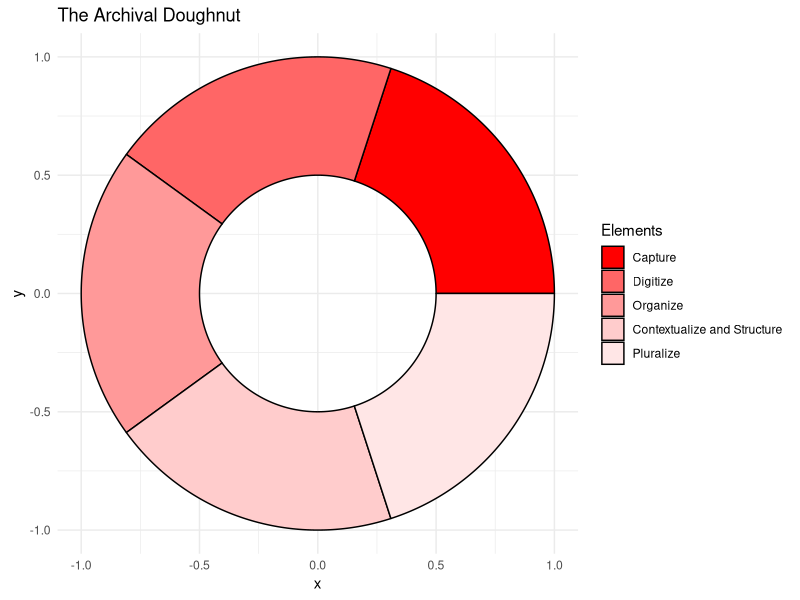

Write R code to recreate this figure.
## ---- chunk 1

# Plot the Doughnut
library(ggplot2)

# Function to generate circle points for the rings of the doughnut
circle_segment <- function(center = c(0, 0), radius = 1, start_angle = 0, end_angle = 2 * pi, npoints = 100) {
  angles <- seq(start_angle, end_angle, length.out = npoints)
  data.frame(
    x = center[1] + radius * cos(angles),
    y = center[2] + radius * sin(angles)
  )
}

# Number of segments in the doughnut
n_segments <- 5

# Generate the segments
segments <- lapply(1:n_segments, function(i) {
  start_angle <- (i - 1) * 2 * pi / n_segments
  end_angle <- i * 2 * pi / n_segments
  
  # Outer circle points for the element
  outer_circle <- circle_segment(center = c(0, 0), radius = 1, start_angle = start_angle, end_angle = end_angle, npoints = 100)
  
  # Inner circle points for the element
  inner_circle <- circle_segment(center = c(0, 0), radius = 0.5, start_angle = start_angle, end_angle = end_angle, npoints = 100)
  
  # Reverse the order of the inner circle points
  inner_circle <- inner_circle[rev(rownames(inner_circle)), ]
  
  # Combine outer and inner circle points
  rbind(outer_circle, inner_circle)
})

# Assign colors to each element of the doughnut and labels
colors <- c("#FF0000", "#FF6666", "#FF9999", "#FFCCCC", "#FFE6E6")
labels <- c("Capture", "Digitize", "Organize", "Contextualize and Structure", "Pluralize")

# Combine all segments into one data frame with a group identifier
all_segments <- do.call(rbind, lapply(1:n_segments, function(i) {
  cbind(segments[[i]], group = i)
}))

# Plot the segments
ggplot(all_segments, aes(x = x, y = y, group = group, fill = factor(group))) +
  geom_polygon(color = "black") +
  scale_fill_manual(values = colors, labels = labels, name = "Elements") +
  coord_fixed() +
  theme_minimal() +
  ggtitle("The Archival Doughnut") +
  theme(legend.position = "right")

# End of Script
